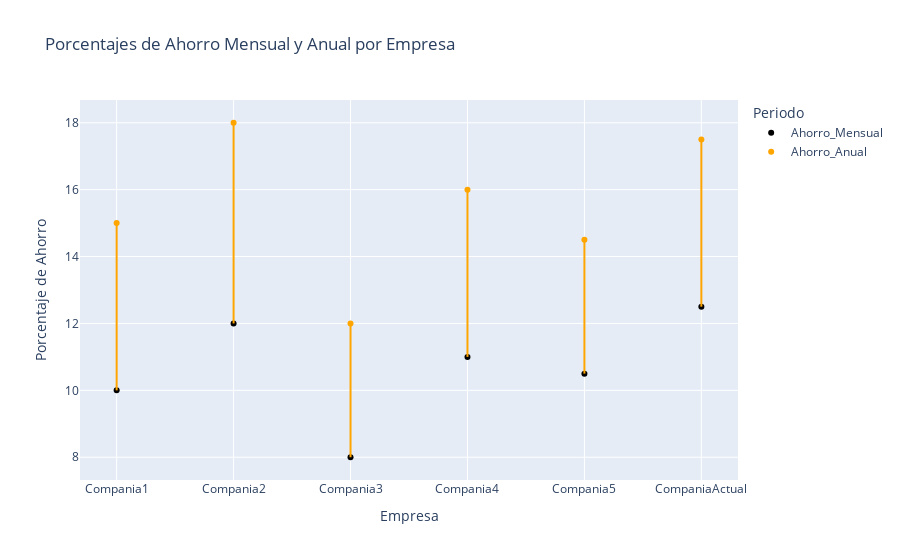

Notebook code cell kept with this figure:
### Code cell
import pandas as pd

data = {
    'Empresa': ['Compania1', 'Compania2', 'Compania3', 'Compania4', 'Compania5', 'CompaniaActual'],
    'Ahorro_Mensual': [10, 12, 8, 11, 10.5, 12.5],
    'Ahorro_Anual': [15, 18, 12, 16, 14.5, 17.5],  
}

df = pd.DataFrame(data)

fig = px.scatter(df.melt(id_vars='Empresa', var_name='Periodo', value_name='Ahorro'),
                 x='Empresa', y='Ahorro', color='Periodo',
                 title='Porcentajes de Ahorro Mensual y Anual por Empresa',
                 labels={'Ahorro': 'Porcentaje de Ahorro', 'Empresa': 'Empresa'},
                 color_discrete_map={'Ahorro_Mensual': 'black', 'Ahorro_Anual': 'orange'},
                 size_max=15,  # Tamaño máximo de los puntos
                 )

for i in range(len(df)):
    fig.add_shape(type='line',
                  x0=df['Empresa'][i], y0=df['Ahorro_Mensual'][i],
                  x1=df['Empresa'][i], y1=df['Ahorro_Anual'][i],
                  line=dict(color='orange'), 
                  )

fig.show()

### Figure 1 — Plotly figure (JSON) as saved in the notebook; plotly's stock layout.template omitted (floating-point values rounded to 4 significant figures)
{"data": [{"hovertemplate": "Periodo=Ahorro_Mensual<br>Empresa=%{x}<br>Porcentaje de Ahorro=%{y}<extra></extra>", "legendgroup": "Ahorro_Mensual", "marker": {"color": "black", "symbol": "circle"}, "mode": "markers", "name": "Ahorro_Mensual", "orientation": "v", "showlegend": true, "type": "scatter", "x": ["Compania1", "Compania2", "Compania3", "Compania4", "Compania5", "CompaniaActual"], "xaxis": "x", "y": [10, 12, 8, 11, 10.5, 12.5], "yaxis": "y"}, {"hovertemplate": "Periodo=Ahorro_Anual<br>Empresa=%{x}<br>Porcentaje de Ahorro=%{y}<extra></extra>", "legendgroup": "Ahorro_Anual", "marker": {"color": "orange", "symbol": "circle"}, "mode": "markers", "name": "Ahorro_Anual", "orientation": "v", "showlegend": true, "type": "scatter", "x": ["Compania1", "Compania2", "Compania3", "Compania4", "Compania5", "CompaniaActual"], "xaxis": "x", "y": [15, 18, 12, 16, 14.5, 17.5], "yaxis": "y"}], "layout": {"legend": {"title": {"text": "Periodo"}, "tracegroupgap": 0}, "shapes": [{"line": {"color": "orange"}, "type": "line", "x0": "Compania1", "x1": "Compania1", "y0": 10, "y1": 15}, {"line": {"color": "orange"}, "type": "line", "x0": "Compania2", "x1": "Compania2", "y0": 12, "y1": 18}, {"line": {"color": "orange"}, "type": "line", "x0": "Compania3", "x1": "Compania3", "y0": 8, "y1": 12}, {"line": {"color": "orange"}, "type": "line", "x0": "Compania4", "x1": "Compania4", "y0": 11, "y1": 16}, {"line": {"color": "orange"}, "type": "line", "x0": "Compania5", "x1": "Compania5", "y0": 10.5, "y1": 14.5}, {"line": {"color": "orange"}, "type": "line", "x0": "CompaniaActual", "x1": "CompaniaActual", "y0": 12.5, "y1": 17.5}], "title": {"text": "Porcentajes de Ahorro Mensual y Anual por Empresa"}, "xaxis": {"anchor": "y", "domain": [0, 1], "title": {"text": "Empresa"}}, "yaxis": {"anchor": "x", "domain": [0, 1], "title": {"text": "Porcentaje de Ahorro"}}}}
